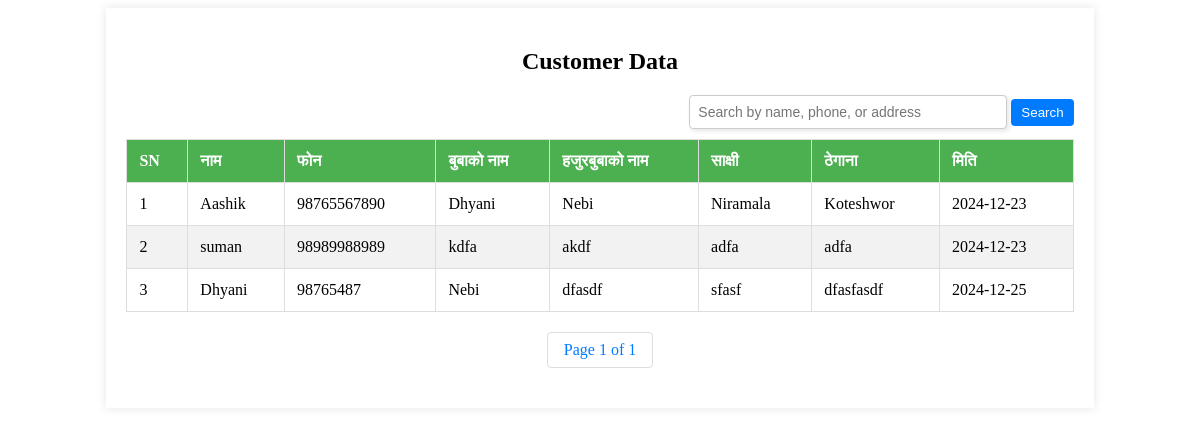
The page /user_profile (signed in) on the database its author committed.
### invoice/models.py (models this page shows, shortened)
class UserInfo(models.Model):
    username = models.CharField(max_length=255)
    father_name = models.CharField(max_length=255)
    address = models.CharField(max_length=255)
    phone = models.CharField(max_length=15)
    created_at = models.DateField()
    grand_parent=models.CharField(max_length=50)
    registered=models.CharField(max_length=50,blank=True)
    minor=models.CharField(max_length=50)
    from django.db.models import Sum, F

### invoice/views.py (the view)
# urls.py: path('user_profile', views.user_profile, name='user_profile'),  # View all users
@login_required
def user_profile(request):
    profiles = UserInfo.objects.all().order_by('created_at')
    search_query = request.GET.get('search', '')
    if search_query:
        profiles = profiles.filter(
            Q(username__icontains=search_query) |
            Q(phone__icontains=search_query) |
            Q(address__icontains=search_query)
        )
    paginator = Paginator(profiles, 10)
    page_number = request.GET.get('page', 1)
    try:
        page_obj = paginator.page(page_number)
    except Exception:
        page_obj = paginator.page(1)
    return render(request, 'user_profile.html', {
        'page_obj': page_obj,
        'search': search_query,
    })

### templates/user_profile.html (shortened to what this page needs)
<!DOCTYPE html>
<html lang="en">
<head>
    {% load static %}
    <link rel="stylesheet" type="text/css" href="{% static 'css/storage.css' %}">
</head>
<body>
<div class="table-container">
    <h2>Customer Data</h2>
    <div class="search-container">
        <form method="get" action="">
            <input
                type="text"
                id="searchInput"
                name="search"
                value="{{ search }}"
                placeholder="Search by name, phone, or address"
            >
            <button type="submit" class="add-btn" style="padding: 6px 10px;">Search</button>
        </form>
    </div>
    <table class="customer-table">
        <thead>
            <tr>
                <th>SN</th>
                <th>नाम</th>
                <th>फोन</th>
                <th>बुबाको नाम</th>
                <th>हजुरबुबाको नाम</th>
                <th>साक्षी</th>
                <th>ठेगाना</th>
                <th>मिति</th>
            </tr>
        </thead>
        <tbody>
            {% for user in page_obj %}
            <tr class="row-bg" onclick="redirectToDetails('{% if user.id %}{% url 'user_data' user.id %}{% endif %}')">                <td>{{ forloop.counter }}</td>
                <td>{{ user.username }}</td>
                <td>{{ user.phone }}</td>
                <td>{{ user.father_name }}</td>
                <td>{{ user.grand_parent }}</td>
                <td>{{ user.minor }}</td>
                <td>{{ user.address }}</td>
                <td>{{ user.created_at|date:"Y-m-d" }}</td>
            </tr>
            {% empty %}
            <tr>
                <td colspan="8">No customers found.</td>
            </tr>
            {% endfor %}
        </tbody>
    </table>
    <div class="pagination">
        <span>
            Page {{ page_obj.number }} of {{ page_obj.paginator.num_pages }}
        </span>
    </div>
</body>
</html>

### staticfiles/css/storage.css (style rules this page uses)
.table-container { margin: 0 auto; width: 80%; padding: 20px; background-color: #fff; box-shadow: 0 0 10px rgba(0, 0, 0, 0.1); }
h2 { text-align: center; margin-bottom: 20px; }
.customer-table { width: 100%; border-collapse: collapse; }
.customer-table th, .customer-table td { padding: 12px; border: 1px solid #ddd; text-align: left; }
.customer-table th { background-color: #4CAF50; color: white; }
.customer-table tr:nth-child(even) { background-color: #f2f2f2; }
.search-container { display: flex; justify-content: flex-end; margin-bottom: 10px; }
#searchInput { width: 300px; padding: 8px; font-size: 14px; border: 1px solid #ccc; border-radius: 4px; box-shadow: 2px 2px 5px rgba(0, 0, 0, 0.1); transition: border 0.3s ease-in-out; }
.add-btn { padding: 10px 20px; background-color: #007bff; color: #fff; border: none; border-radius: 4px; cursor: pointer; transition: background-color 0.3s ease; }
.pagination { margin: 20px 0; display: flex; justify-content: center; list-style: none; padding: 0; }
.pagination a, .pagination span { margin: 0 5px; padding: 8px 16px; border: 1px solid #ddd; text-decoration: none; color: #007bff; border-radius: 4px; }

### rows shown on the page
UserInfo: username "Aashik", phone "98765567890", father_name "Dhyani", grand_parent "Nebi", minor "Niramala", address "Koteshwor", created_at "2024-12-23"
UserInfo: username "suman", phone "98989988989", father_name "kdfa", grand_parent "akdf", minor "adfa", address "adfa", created_at "2024-12-23"
UserInfo: username "Dhyani", phone "98765487", father_name "Nebi", grand_parent "dfasdf", minor "sfasf", address "dfasfasdf", created_at "2024-12-25"

### other values the page prints
{{ page_obj.number }} "1"
{{ page_obj.paginator.num_pages }} "1"
